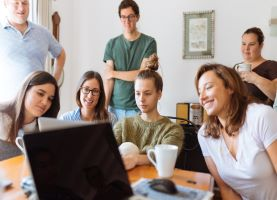
#> input picture pexel1.jpg, 277 x 200 px
$ jupyter execute cv.ipynb
#> lines starting #> are read from the running program, lines starting #| are printed output that depends on the picture; after the words box and inside, x2 and y2 are one past the last pixel; in counts of white or black regions, pixels touching at a corner belong together
[cell 1]
import cv2
import skimage as ski
import matplotlib.pyplot as plt

[cell 2]
img = cv2.imread('pexel1.jpg')
#> img is the input picture: shape (200, 277, 3); mean B, G, R 135.4, 142, 155

[cell 3]
type(img)

[cell 4]
# using cv
cv2.imshow('Image', img)
cv2.waitKey(0)
cv2.destroyAllWindows()

[cell 5]
# using matplotlib
img1 = plt.imread('pexel1.jpg')
plt.imshow(img1)

[cell 6]
# using skikit
img2= ski.io.imread('pexel1.jpg')
ski.io.imshow(img2)

[cell 7]
ski.io.imsave('myfile.png', img)
plt.imsave('myfile2.png', img)
cv2.imwrite('myfile3.png', img)
#> Out = True

[cell 8]
cv2.COLOR_RGB2GRAY

[cell 9]
img_gray = cv2.cvtColor(img,cv2.COLOR_RGB2GRAY)
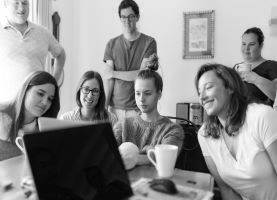
#> img_gray: shape (200, 277); min 1, max 255, mean 141.5
ski.io.imshow(img_gray)

[cell 10]
img_gray

[cell 11]
_,img_binary = cv2.threshold(img_gray,50,255, cv2.THRESH_BINARY_INV)
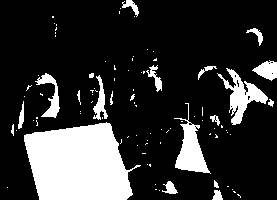
#> img_binary: shape (200, 277); 19.6% white; 93 white regions (73 under 20 px), largest, box (x1, y1, x2, y2) and area: (24, 122, 141, 200) 6691, (174, 103, 211, 174) 1025, (217, 68, 268, 125) 976
ski.io.imshow(img_binary,)
